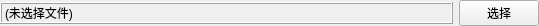
<?xml version="1.0" encoding="UTF-8"?>
<ui version="4.0">
 <class>FileSelectionWidget</class>
 <widget class="QWidget" name="FileSelectionWidget">
  <property name="geometry">
   <rect>
    <x>0</x>
    <y>0</y>
    <width>539</width>
    <height>24</height>
   </rect>
  </property>
  <property name="windowTitle">
   <string>Form</string>
  </property>
  <layout class="QHBoxLayout" name="horizontalLayout">
   <property name="leftMargin">
    <number>0</number>
   </property>
   <property name="topMargin">
    <number>0</number>
   </property>
   <property name="rightMargin">
    <number>0</number>
   </property>
   <property name="bottomMargin">
    <number>0</number>
   </property>
   <item>
    <widget class="QLabel" name="pathLabel">
     <property name="sizePolicy">
      <sizepolicy hsizetype="Expanding" vsizetype="Fixed">
       <horstretch>0</horstretch>
       <verstretch>0</verstretch>
      </sizepolicy>
     </property>
     <property name="frameShape">
      <enum>QFrame::Box</enum>
     </property>
     <property name="frameShadow">
      <enum>QFrame::Raised</enum>
     </property>
     <property name="text">
      <string>(未选择文件)</string>
     </property>
    </widget>
   </item>
   <item>
    <widget class="QPushButton" name="pushButton">
     <property name="sizePolicy">
      <sizepolicy hsizetype="Fixed" vsizetype="Fixed">
       <horstretch>0</horstretch>
       <verstretch>0</verstretch>
      </sizepolicy>
     </property>
     <property name="text">
      <string>选择</string>
     </property>
    </widget>
   </item>
  </layout>
 </widget>
 <resources/>
 <connections/>
</ui>
